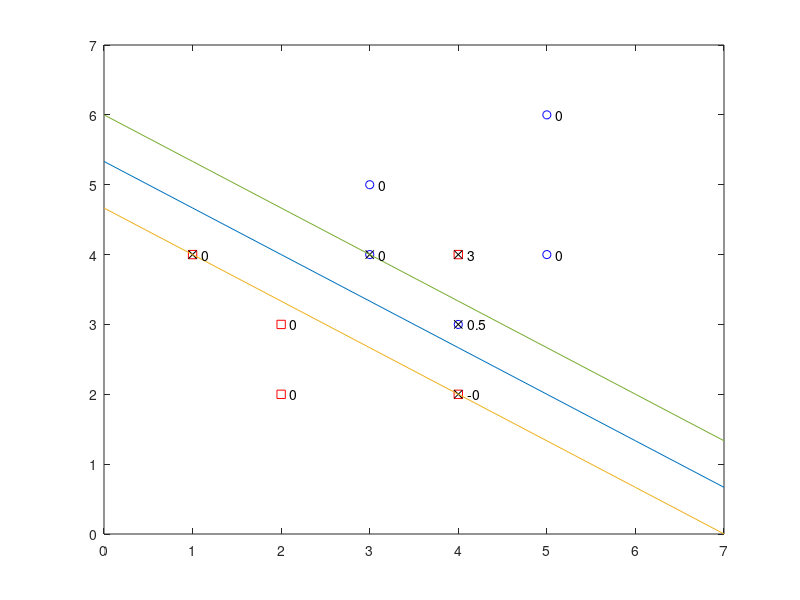

Source code (MATLAB):
addpath("svm_apr");
load data/mini/tr.dat
load data/mini/trlabels.dat
%Conjunto no linealmente separable
%plot(X(xl==1,1),X(xl==1,2),"x",X(xl==2,1),X(xl==2,2),"s");
res = svmtrain(xl,X,'-t 0 -c 1000');
theta = res.sv_coef' * res.SVs
%Usando X1
theta0 = sign(res.sv_coef(1)) - theta * res.SVs(1,:)'
margen = 2 / norm(theta)
tolerancia = 1 - (sign(res.sv_coef)'.*(theta*X(res.sv_indices,:)' + theta0));
tolerancia = round(100*tolerancia)/100;


x1 = [0:7];
x2 = - theta(1)/theta(2)*x1 - theta0/theta(2);
x21= - theta(1)/theta(2)*x1 - (theta0 - 1 )/theta(2);
x22= - theta(1)/theta(2)*x1 - (theta0 + 1) /theta(2);

plot(X(xl==1,1),X(xl==1,2),"sr",X(xl==2,1),X(xl==2,2),"ob",res.SVs(:,1),res.SVs(:,2),"xk",x1,x2,-"k");
hold on
plot(x1,x21,-"k");
hold on
plot(x1,x22,-"k");

aux = X(res.sv_indices,:);
text(aux(1,1) + 0.1,aux(1,2),mat2str(tolerancia(1)));
text(aux(2,1) + 0.1,aux(2,2),mat2str(tolerancia(2)));
text(aux(3,1) + 0.1,aux(3,2),mat2str(tolerancia(3)));
text(aux(4,1) + 0.1,aux(4,2),mat2str(tolerancia(4)));
text(aux(5,1) + 0.1,aux(5,2),mat2str(tolerancia(5)));
text(X(2,1) + 0.1 ,X(2,2),"0");
text(X(3,1) + 0.1 ,X(3,2),"0");
text(X(6,1) + 0.1 ,X(6,2),"0");
text(X(7,1) + 0.1 ,X(7,2),"0");
text(X(8,1) + 0.1 ,X(8,2),"0");
axis([0 7 0 7]);

